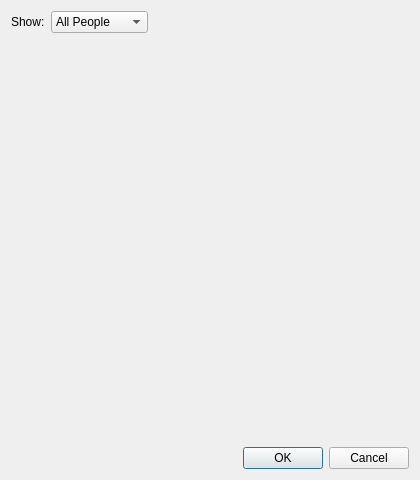
<?xml version="1.0" encoding="UTF-8"?>
<ui version="4.0">
 <class>RsWikiModeratorChooserDialog</class>
 <widget class="QDialog" name="WikiModeratorChooserDialog">
  <property name="geometry">
   <rect>
    <x>0</x>
    <y>0</y>
    <width>420</width>
    <height>480</height>
   </rect>
  </property>
  <property name="windowTitle">
   <string>Select Moderators</string>
  </property>
  <layout class="QVBoxLayout" name="chooserLayout">
   <item>
    <layout class="QHBoxLayout" name="filterLayout">
     <item>
      <widget class="QLabel" name="filterLabel">
       <property name="text">
        <string>Show:</string>
       </property>
       <property name="buddy">
        <cstring>filterComboBox</cstring>
       </property>
      </widget>
     </item>
     <item>
      <widget class="QComboBox" name="filterComboBox">
       <item>
        <property name="text">
         <string>All People</string>
        </property>
       </item>
       <item>
        <property name="text">
         <string>My Contacts</string>
        </property>
       </item>
      </widget>
     </item>
     <item>
      <spacer name="filterSpacer">
       <property name="orientation">
        <enum>Qt::Horizontal</enum>
       </property>
       <property name="sizeHint" stdset="0">
        <size>
         <width>40</width>
         <height>20</height>
        </size>
       </property>
      </spacer>
     </item>
    </layout>
   </item>
   <item>
    <widget class="FriendSelectionWidget" name="friendSelectionWidget" native="true"/>
   </item>
   <item>
    <widget class="QDialogButtonBox" name="buttonBox">
     <property name="standardButtons">
      <set>QDialogButtonBox::Cancel|QDialogButtonBox::Ok</set>
     </property>
    </widget>
   </item>
  </layout>
 </widget>
 <customwidgets>
  <customwidget>
   <class>FriendSelectionWidget</class>
   <extends>QWidget</extends>
   <header>gui/common/FriendSelectionWidget.h</header>
   <container>1</container>
  </customwidget>
 </customwidgets>
 <resources/>
 <connections>
  <connection>
   <sender>buttonBox</sender>
   <signal>accepted()</signal>
   <receiver>WikiModeratorChooserDialog</receiver>
   <slot>accept()</slot>
  </connection>
  <connection>
   <sender>buttonBox</sender>
   <signal>rejected()</signal>
   <receiver>WikiModeratorChooserDialog</receiver>
   <slot>reject()</slot>
  </connection>
 </connections>
</ui>
